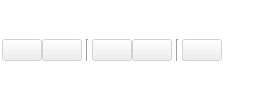
  <widget class="QDockWidget" name="btnDock">
   <property name="features">
    <set>QDockWidget::NoDockWidgetFeatures</set>
   </property>
   <property name="allowedAreas">
    <set>Qt::TopDockWidgetArea</set>
   </property>
   <attribute name="dockWidgetArea">
    <number>4</number>
   </attribute>
   <widget class="QWidget" name="dockWidgetContents">
    <property name="palette">
     <palette>
      <active>
       <colorrole role="Base">
        <brush brushstyle="SolidPattern">
         <color alpha="255">
          <red>255</red>
          <green>255</green>
          <blue>255</blue>
         </color>
        </brush>
       </colorrole>
       <colorrole role="Window">
        <brush brushstyle="SolidPattern">
         <color alpha="255">
          <red>255</red>
          <green>255</green>
          <blue>255</blue>
         </color>
        </brush>
       </colorrole>
      </active>
      <inactive>
       <colorrole role="Base">
        <brush brushstyle="SolidPattern">
         <color alpha="255">
          <red>255</red>
          <green>255</green>
          <blue>255</blue>
         </color>
        </brush>
       </colorrole>
       <colorrole role="Window">
        <brush brushstyle="SolidPattern">
         <color alpha="255">
          <red>255</red>
          <green>255</green>
          <blue>255</blue>
         </color>
        </brush>
       </colorrole>
      </inactive>
      <disabled>
       <colorrole role="Base">
        <brush brushstyle="SolidPattern">
         <color alpha="255">
          <red>255</red>
          <green>255</green>
          <blue>255</blue>
         </color>
        </brush>
       </colorrole>
       <colorrole role="Window">
        <brush brushstyle="SolidPattern">
         <color alpha="255">
          <red>255</red>
          <green>255</green>
          <blue>255</blue>
         </color>
        </brush>
       </colorrole>
      </disabled>
     </palette>
    </property>
    <property name="autoFillBackground">
     <bool>true</bool>
    </property>
    <layout class="QGridLayout" name="gridLayout_5">
     <property name="leftMargin">
      <number>2</number>
     </property>
     <property name="topMargin">
      <number>2</number>
     </property>
     <property name="rightMargin">
      <number>2</number>
     </property>
     <property name="bottomMargin">
      <number>2</number>
     </property>
     <property name="spacing">
      <number>0</number>
     </property>
     <item row="0" column="0">
      <layout class="QHBoxLayout" name="horizontalLayout">
       <item>
        <widget class="ClickButton" name="btnNew">
         <property name="enabled">
          <bool>false</bool>
         </property>
         <property name="palette">
          <palette>
           <active>
            <colorrole role="Base">
             <brush brushstyle="SolidPattern">
              <color alpha="255">
               <red>255</red>
               <green>255</green>
               <blue>255</blue>
              </color>
             </brush>
            </colorrole>
            <colorrole role="Window">
             <brush brushstyle="SolidPattern">
              <color alpha="255">
               <red>255</red>
               <green>255</green>
               <blue>255</blue>
              </color>
             </brush>
            </colorrole>
           </active>
           <inactive>
            <colorrole role="Base">
             <brush brushstyle="SolidPattern">
              <color alpha="255">
               <red>255</red>
               <green>255</green>
               <blue>255</blue>
              </color>
             </brush>
            </colorrole>
            <colorrole role="Window">
             <brush brushstyle="SolidPattern">
              <color alpha="255">
               <red>255</red>
               <green>255</green>
               <blue>255</blue>
              </color>
             </brush>
            </colorrole>
           </inactive>
           <disabled>
            <colorrole role="Base">
             <brush brushstyle="SolidPattern">
              <color alpha="255">
               <red>255</red>
               <green>255</green>
               <blue>255</blue>
              </color>
             </brush>
            </colorrole>
            <colorrole role="Window">
             <brush brushstyle="SolidPattern">
              <color alpha="255">
               <red>255</red>
               <green>255</green>
               <blue>255</blue>
              </color>
             </brush>
            </colorrole>
           </disabled>
          </palette>
         </property>
         <property name="toolTip">
          <string>New Label</string>
         </property>
         <property name="statusTip">
          <string>New Label</string>
         </property>
         <property name="text">
          <string/>
         </property>
         <property name="icon">
          <iconset resource="res/Landlord.qrc">
           <normaloff>:/ico/newfile</normaloff>:/ico/newfile</iconset>
         </property>
         <property name="iconSize">
          <size>
           <width>32</width>
           <height>32</height>
          </size>
         </property>
        </widget>
       </item>
       <item>
        <widget class="ClickButton" name="btnOpen">
         <property name="enabled">
          <bool>false</bool>
         </property>
         <property name="toolTip">
          <string>Open Label</string>
         </property>
         <property name="statusTip">
          <string>Open Label</string>
         </property>
         <property name="text">
          <string/>
         </property>
         <property name="icon">
          <iconset resource="res/Landlord.qrc">
           <normaloff>:/ico/openfile</normaloff>:/ico/openfile</iconset>
         </property>
         <property name="iconSize">
          <size>
           <width>32</width>
           <height>32</height>
          </size>
         </property>
        </widget>
       </item>
       <item>
        <widget class="Line" name="line">
         <property name="minimumSize">
          <size>
           <width>10</width>
           <height>0</height>
          </size>
         </property>
         <property name="lineWidth">
          <number>1</number>
         </property>
         <property name="orientation">
          <enum>Qt::Vertical</enum>
         </property>
        </widget>
       </item>
       <item>
        <widget class="ClickButton" name="btnSave">
         <property name="enabled">
          <bool>false</bool>
         </property>
         <property name="toolTip">
          <string>Save Label</string>
         </property>
         <property name="statusTip">
          <string>Save Label</string>
         </property>
         <property name="text">
          <string/>
         </property>
         <property name="icon">
          <iconset resource="res/Landlord.qrc">
           <normaloff>:/ico/savefile</normaloff>:/ico/savefile</iconset>
         </property>
         <property name="iconSize">
          <size>
           <width>32</width>
           <height>32</height>
          </size>
         </property>
        </widget>
       </item>
       <item>
        <widget class="ClickButton" name="btnSaveas">
         <property name="enabled">
          <bool>false</bool>
         </property>
         <property name="toolTip">
          <string>Save Label As</string>
         </property>
         <property name="statusTip">
          <string>Save Label As</string>
         </property>
         <property name="text">
          <string/>
         </property>
         <property name="icon">
          <iconset resource="res/Landlord.qrc">
           <normaloff>:/ico/saveasfile</normaloff>:/ico/saveasfile</iconset>
         </property>
         <property name="iconSize">
          <size>
           <width>32</width>
           <height>32</height>
          </size>
         </property>
        </widget>
       </item>
       <item>
        <widget class="Line" name="line_2">
         <property name="minimumSize">
          <size>
           <width>10</width>
           <height>0</height>
          </size>
         </property>
         <property name="orientation">
          <enum>Qt::Vertical</enum>
         </property>
        </widget>
       </item>
       <item>
        <widget class="ClickButton" name="btnPrint">
         <property name="enabled">
          <bool>false</bool>
         </property>
         <property name="toolTip">
          <string>Print Label</string>
         </property>
         <property name="statusTip">
          <string>Print Label</string>
         </property>
         <property name="text">
          <string/>
         </property>
         <property name="icon">
          <iconset resource="res/Landlord.qrc">
           <normaloff>:/ico/printfile</normaloff>:/ico/printfile</iconset>
         </property>
         <property name="iconSize">
          <size>
           <width>32</width>
           <height>32</height>
          </size>
         </property>
        </widget>
       </item>
       <item>
        <spacer name="horizontalSpacer_3">
         <property name="orientation">
          <enum>Qt::Horizontal</enum>
         </property>
         <property name="sizeHint" stdset="0">
          <size>
           <width>40</width>
           <height>20</height>
          </size>
         </property>
        </spacer>
       </item>
      </layout>
     </item>
    </layout>
   </widget>
  </widget>
